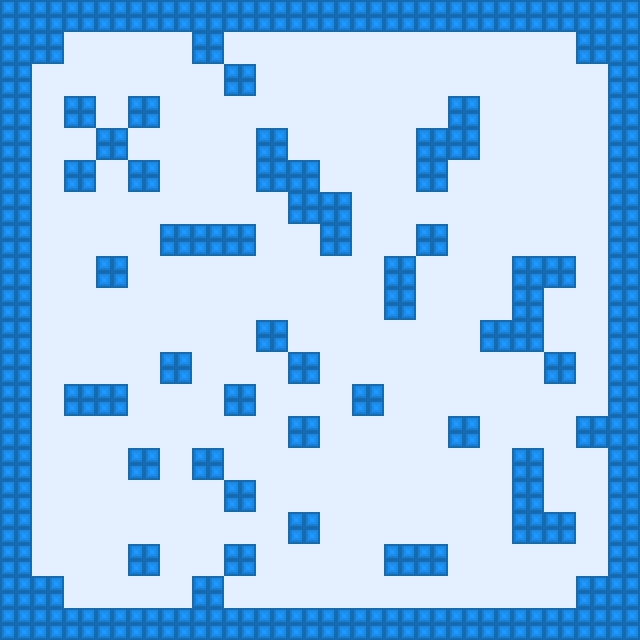

Rendered tile map (Tiled .tmx) drawn with the repository's tilesets; below, a short description and the map source with its tile grids summarised:
An orthogonal 40x40 tile map with 16x16 px tiles, 2 tile layers (Background, Block) and 3 objects (Player, Player2, Player3).

<map version="1.0" orientation="orthogonal" renderorder="right-down" width="40" height="40" tilewidth="16" tileheight="16" nextobjectid="4">
 <tileset firstgid="1" name="tileset" tilewidth="16" tileheight="16">
  <image source="../graphics/tileset.png" width="64" height="32" />
 </tileset>
 <layer name="Background" width="40" height="40">
  <data>[1600 cells, 1600 non-empty, 4 distinct tile ids]</data>
 </layer>
 <layer name="Block" width="40" height="40">
  <data>[1600 cells, 532 non-empty, 4 distinct tile ids]</data>
 </layer>
 <objectgroup name="Spawn">
  <object id="1" name="Player" x="336" y="95" width="40" height="42" />
  <object id="2" name="Player2" x="526" y="194" width="34" height="33" />
  <object id="3" name="Player3" x="81" y="338" width="30" height="26" />
 </objectgroup>
</map>